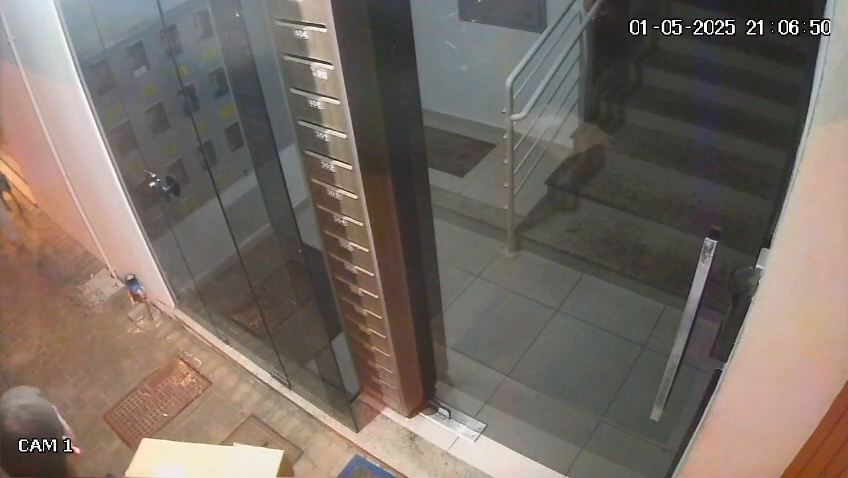
#> input picture frame 55 of b (2).mp4, 848 x 478 px, given in place of Camera1-CarroSaindo2.mp4, which was not available
$ jupyter execute identifica_portao_notebook.ipynb   (text cells are left out)
#> lines starting #> are read from the running program, lines starting #| are printed output that depends on the picture; pictures that were not available may be replaced by others from this repository, and a replacement may not be noted
[cell 1]
# ! pip install opencv-python
# ! pip install matplotlib
# ! pip install numpy
# ! pip install ollama
# ! pip install google-generativeai

[cell 2]
import cv2 as cv
from matplotlib import pyplot as plt

[cell 3]
global video
video = cv.VideoCapture("./videos/Camera1-CarroSaindo2.mp4")
if not video.isOpened():
    print("Error opening video file")

[cell 4]
def reset_video_to_start(video, name="./videos/Camera1-CarroSaindo2.mp4"):
    if video:
        video.release()
    video = cv.VideoCapture(name)
    print("Video reset to start.")
    print(video)
    if not video.isOpened():
        print("Error opening video file")
    return video

[cell 5]
ret, frame = video.read()
#> frame is the input picture: shape (478, 848, 3); mean B, G, R 100.7, 108.4, 118.9
if ret:
    plt.imshow(cv.cvtColor(frame, cv.COLOR_BGR2RGB))
    plt.axis('off')
    plt.title('Câmera 1')
    plt.show()
else:
    print("Não foi possível ler o frame do vídeo.")

[cell 6]
roi_x, roi_y, roi_w, roi_h = 820, 150, 150, 456

[cell 7]
bg_subtractor = cv.createBackgroundSubtractorMOG2(history=100, varThreshold=50, detectShadows=False)

[cell 8]
if ret:
    bg_subtractor.apply(frame[roi_y:roi_y+roi_h, roi_x:roi_x+roi_w])
    plt.figure(figsize=(10,4))
    plt.subplot(1,2,1)
    plt.imshow(cv.cvtColor(bg_subtractor.getBackgroundImage(), cv.COLOR_BGR2RGB))
    plt.title('Frame base (BG Subtractor)')
    plt.axis('off')
    plt.show()
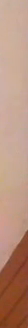
#> shown: shape (328, 28, 3); mean R, G, B 184.5, 143.9, 123.9
else:
    print("Não foi possível ler o frame do vídeo.")

[cell 9]
global gate_state
global frame_count
global qtd_frames_para_abrir_fechar
global gemini_msg
global frames_interessantes


fps = video.get(cv.CAP_PROP_FPS)

gemini_msg = None
gemini_detect = True
gemini_delay_threshold = 100  # seconds


gate_state = "closed"
frame_count = 0
movement_threshold = 1000
stable_frames_threshold = 30  # Número de frames estáveis para considerar a porta aberta

qtd_frames_em_movimento = 0
qtd_segundos_para_abrir_fechar = 10
qtd_frames_para_abrir_fechar = qtd_segundos_para_abrir_fechar * fps

qtd_deteccoes = 0

[cell 10]
def retirar_ruidos_frame(frame):

    color = frame.copy()

    gray = cv.cvtColor(frame, cv.COLOR_BGR2GRAY)
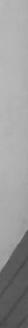
#> gray: shape (328, 28); min 67, max 187, mean 153.7
    gray = cv.medianBlur(gray, 3)
    gray = cv.equalizeHist(gray)
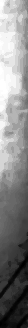
#> gray: shape (328, 28); min 0, max 255, mean 132.4
    gray = cv.cvtColor(gray, cv.COLOR_GRAY2BGR)
#> gray: shape (328, 28, 3)

    frame = cv.addWeighted(color, 0.5, gray, 0.5, 0)
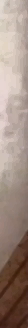
#> frame: shape (328, 28, 3); mean of channels 0, 1, 2 127.6, 138.3, 158.4; drawn as B, G, R

    return frame

[cell 11]
ret, frame = video.read()
if ret:
    # Frame original (ROI)
    plt.subplot(1, 2, 1)
    plt.imshow(cv.cvtColor(frame[roi_y:roi_y+roi_h, roi_x:roi_x+roi_w], cv.COLOR_BGR2RGB))
    plt.title('Frame 1 - Original')
    plt.axis('off')

    # Frame após retirar_ruidos_frame
    roi1_sem_ruido = retirar_ruidos_frame(frame[roi_y:roi_y+roi_h, roi_x:roi_x+roi_w])
    plt.subplot(1, 2, 2)
    plt.imshow(cv.cvtColor(roi1_sem_ruido, cv.COLOR_BGR2RGB))
    plt.title('Frame 1 - Após retirar_ruidos_frame')
    plt.axis('off')

    plt.tight_layout()
    plt.show()
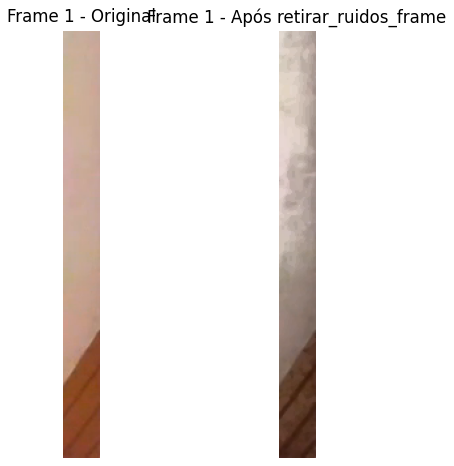
#> figure drawn by matplotlib, 2 panels
else:
    print("Não foi possível ler o frame do vídeo.")

$ run again, starting later in the video
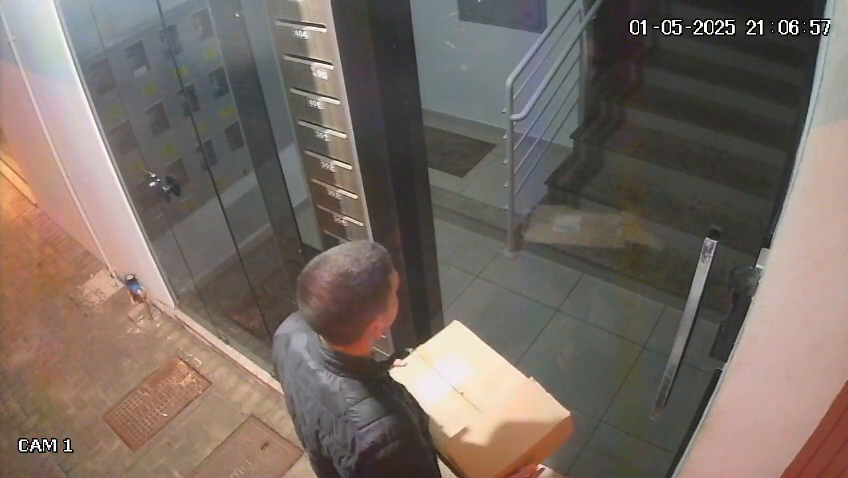
#> input picture frame 251 of b (2).mp4, 848 x 478 px, given in place of Camera1-CarroSaindo2.mp4, which was not available
#> frame is the input picture: shape (478, 848, 3); mean B, G, R 99.6, 107, 118.7
#> in retirar_ruidos_frame, `frame = cv.addWeighted(color, 0.5, gray, 0.5, 0)`:
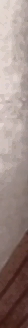
#> frame: shape (328, 28, 3); mean of channels 0, 1, 2 131, 136.5, 155.5; drawn as B, G, R
#> `plt.show()`:
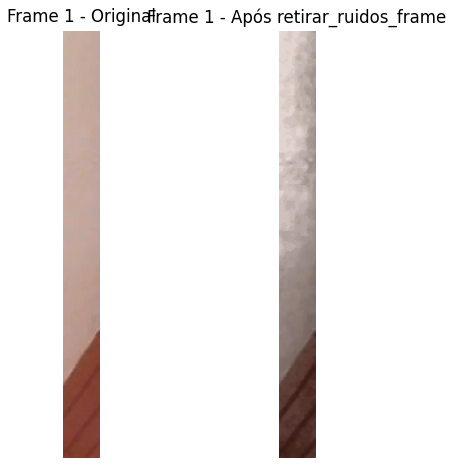
#> figure drawn by matplotlib, 2 panels

$ run again, starting later in the video
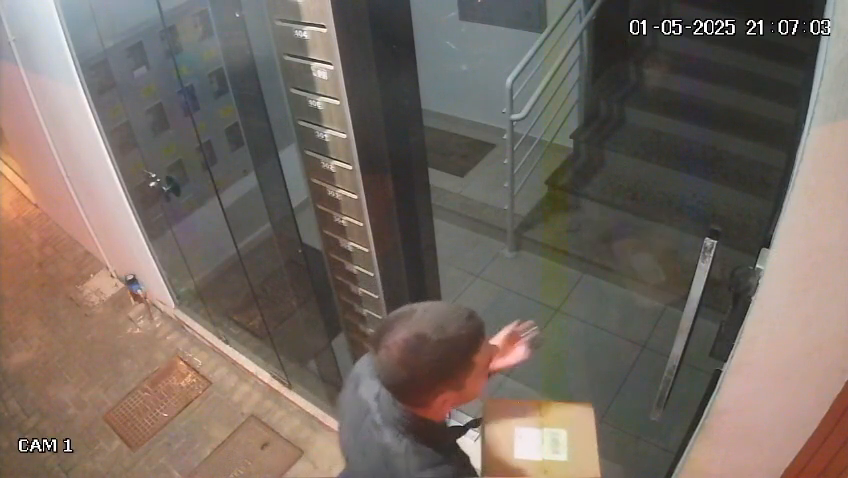
#> input picture frame 446 of b (2).mp4, 848 x 478 px, given in place of Camera1-CarroSaindo2.mp4, which was not available
#> frame is the input picture: shape (478, 848, 3); mean B, G, R 97.7, 105.9, 117.2
